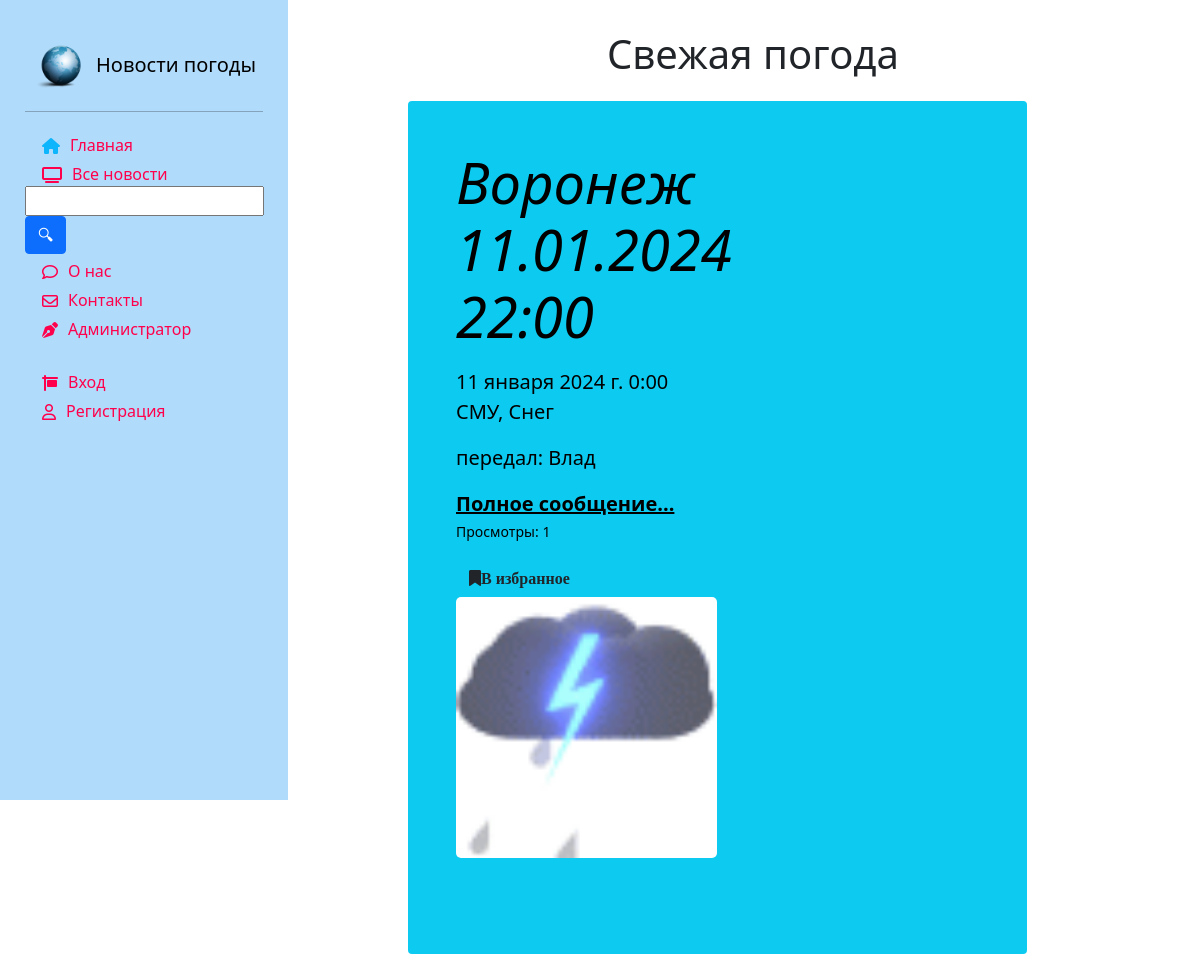
The page / on the database its author committed.
### news/models.py (models this page shows, shortened)
class Article(models.Model):
    categories = (('ФП', 'Фактическая погода'),
                  ('ПП', 'Прогноз погоды'),
                  ('ШО', 'Штормовое оповещение'),
                  ('ШП', 'Штормовое предупреждение'),
                  ('КП', 'Карты погоды'))
    author = models.ForeignKey(User, on_delete=models.SET_NULL, null=True, verbose_name='Автор')
    title = models.CharField('Пункт', max_length=50, default='')
    category = models.CharField(choices=categories, max_length=25, verbose_name='Категория сообщения')
    anouncement = models.TextField('Анонс', max_length=250)
    text = models.TextField('Текст сообщения',
                            validators=[MinLengthValidator(20, 'the field must contain at least 20 characters')])
    date = models.DateTimeField('Дата наблюдения', auto_created=True)
    tags = models.ManyToManyField(to=Tag, blank=True, verbose_name='Явления')
    slug = models.SlugField()
    def get_views(self):
        return self.views.count()
    class Meta:
        ordering = ['-date', 'title']
        verbose_name = 'Сообщение'
        verbose_name_plural ='Сообщения'

class Image(models.Model):
    article = models.ForeignKey(Article, on_delete=models.CASCADE)
    title = models.CharField(max_length=50, blank=True)
    image = models.ImageField(upload_to='article_images/%Y/%m/%d/',null=True,blank=True)

### main/views.py (the view)
# urls.py: path('', views.index, name='demo'),
def index(request):
    articles = Article.objects.prefetch_related('tags').all()
    tag_list = Tag.objects.all().values('title')
    author_list = User.objects.all()
    article = Article.objects.all().order_by('-date').first()
    context = {'article': article}
    return render(request, 'main/index.html', context)

### users/templatetags/users_extras.py (called while the page is built)
@register.filter(name="has_group")
def has_group(user,group_name):
    return user.groups.filter(name=group_name).exists()

### main/templates/main/index.html (shortened to what this page needs)
{% extends 'main/base_template.html' %}
{% load static %}
{% load bootstrap5 %}
{% block content %}
    <div class="row">
    <div class="text-center" style="margin-top:30px;">
        <h1>Свежая погода</h1>
    </div>
    <div class="single_news">
        <div class="p-4 p-md-5 text-black rounded bg-info">
            <div class="col-md-{% if article.image_set.all %}6{% else %}12 {% endif %} px-0">
                <h1 class="display-4 fst-italic"> {{ article.title }}</h1>
                <p class="lead my-3">{{ article.date }} {{ article.anouncement }}</p>
                <p class="lead my-3">передал: {{ article.author }} </p>
                <p class="lead mb-0"><a href="{% url 'news_detail' article.pk %}" class="text-black fw-bold">Полное
                    сообщение...</a></p>
                <p><small>Просмотры: {{ article.get_views }}</small></p>
                <a class="btn btn-succes" href="{% url 'favorites' article.pk %}"><i class="fa fa-bookmark menu icon">В избранное</i></a>
            </div>
            {% if article.image_set.all %}
                <div class="col-md-6 px-0">
                    <img src="{{ article.image_set.all.0.image.url }}"
                         style="width:100%; height:auto; border-radius:5px;">
                    <br>
                    <br>
                </div>
            {% endif %}
        </div>
    </div>
</div>
{% endblock %}

### main/static/main/css/style.css (style rules this page uses)
body { #background-color:#1abaff; }
a { text-decoration:none; color:black; }
body .single_news { margin-top:15px; float: left; width: 90%; }

### rows shown on the page
Article: title "Воронеж 11.01.2024 22:00", date "11 января 2024 г. 0:00", anouncement "СМУ, Снег", author "Влад", get_views "1", image_set.all.0.image (picture)
